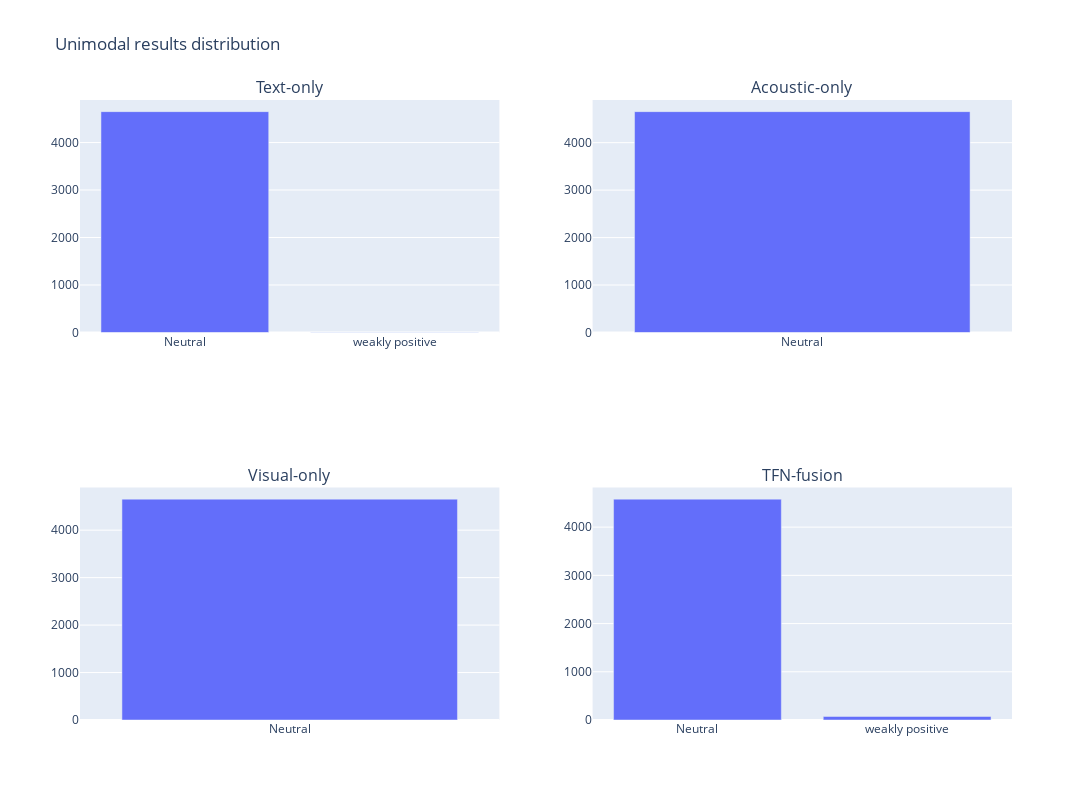

Notebook code cell kept with this figure:
### Markdown cell above
### 3. Unimodal result distribution

### Code cell
# keys = list(tfn.keys())
# for key in keys:
#     tfn[key].extend(['very negative', 'negative', 'weakly negative', 'Neutral', 'weakly positive', 'positive', 'very positive'])

df = pd.DataFrame(data=tfn_mosei)
df_t = df.groupby('text_7').count().reset_index()
df_a = df.groupby('audio_7').count().reset_index()
df_v = df.groupby('video_7').count().reset_index()
df_f = df.groupby('preds_7').count().reset_index()

fig1 = px.bar(df_t, x="text_7", y="segment")
fig2 = px.bar(df_a, x="audio_7", y="segment")
fig3 = px.bar(df_v, x="video_7", y="segment")
fig4 = px.bar(df_f, x="preds_7", y="segment")

fig1_traces = []
fig2_traces = []
fig3_traces = []
fig4_traces = []

for trace in range(len(fig1["data"])):
    fig1_traces.append(fig1["data"][trace])
for trace in range(len(fig2["data"])):
    fig2_traces.append(fig2["data"][trace])
for trace in range(len(fig3["data"])):
    fig3_traces.append(fig3["data"][trace])
for trace in range(len(fig4["data"])):
    fig4_traces.append(fig4["data"][trace])

this_figure = sp.make_subplots(rows=2, cols=2, subplot_titles=("Text-only", "Acoustic-only", "Visual-only", "TFN-fusion"))
for traces in fig1_traces:
    this_figure.append_trace(traces, row=1, col=1)
for traces in fig2_traces:
    this_figure.append_trace(traces, row=1, col=2)
for traces in fig3_traces:
    this_figure.append_trace(traces, row=2, col=1)
for traces in fig4_traces:
    this_figure.append_trace(traces, row=2, col=2)

this_figure.update_layout(height=800, width=1200, title_text="Unimodal results distribution")
this_figure.update_xaxes(categoryorder='array', categoryarray= order)
# this_figure.update_yaxes(range=[0,500])
this_figure.show()

### Figure 1 — Plotly figure (JSON) as saved in the notebook; plotly's stock layout.template omitted (floating-point values rounded to 4 significant figures)
{"data": [{"alignmentgroup": "True", "hovertemplate": "text_7=%{x}<br>segment=%{y}<extra></extra>", "legendgroup": "", "marker": {"color": "#636efa", "pattern": {"shape": ""}}, "name": "", "offsetgroup": "", "orientation": "v", "showlegend": false, "textposition": "auto", "type": "bar", "x": ["Neutral", "weakly positive"], "xaxis": "x", "y": [4651, 3], "yaxis": "y"}, {"alignmentgroup": "True", "hovertemplate": "audio_7=%{x}<br>segment=%{y}<extra></extra>", "legendgroup": "", "marker": {"color": "#636efa", "pattern": {"shape": ""}}, "name": "", "offsetgroup": "", "orientation": "v", "showlegend": false, "textposition": "auto", "type": "bar", "x": ["Neutral"], "xaxis": "x2", "y": [4654], "yaxis": "y2"}, {"alignmentgroup": "True", "hovertemplate": "video_7=%{x}<br>segment=%{y}<extra></extra>", "legendgroup": "", "marker": {"color": "#636efa", "pattern": {"shape": ""}}, "name": "", "offsetgroup": "", "orientation": "v", "showlegend": false, "textposition": "auto", "type": "bar", "x": ["Neutral"], "xaxis": "x3", "y": [4654], "yaxis": "y3"}, {"alignmentgroup": "True", "hovertemplate": "preds_7=%{x}<br>segment=%{y}<extra></extra>", "legendgroup": "", "marker": {"color": "#636efa", "pattern": {"shape": ""}}, "name": "", "offsetgroup": "", "orientation": "v", "showlegend": false, "textposition": "auto", "type": "bar", "x": ["Neutral", "weakly positive"], "xaxis": "x4", "y": [4581, 73], "yaxis": "y4"}], "layout": {"annotations": [{"font": {"size": 16}, "showarrow": false, "text": "Text-only", "x": 0.225, "xanchor": "center", "xref": "paper", "y": 1, "yanchor": "bottom", "yref": "paper"}, {"font": {"size": 16}, "showarrow": false, "text": "Acoustic-only", "x": 0.775, "xanchor": "center", "xref": "paper", "y": 1, "yanchor": "bottom", "yref": "paper"}, {"font": {"size": 16}, "showarrow": false, "text": "Visual-only", "x": 0.225, "xanchor": "center", "xref": "paper", "y": 0.375, "yanchor": "bottom", "yref": "paper"}, {"font": {"size": 16}, "showarrow": false, "text": "TFN-fusion", "x": 0.775, "xanchor": "center", "xref": "paper", "y": 0.375, "yanchor": "bottom", "yref": "paper"}], "height": 800, "title": {"text": "Unimodal results distribution"}, "width": 1200, "xaxis": {"anchor": "y", "categoryarray": ["very negative", "negative", "weakly negative", "Neutral", "weakly positive", "positive", "very positive"], "categoryorder": "array", "domain": [0, 0.45]}, "xaxis2": {"anchor": "y2", "categoryarray": ["very negative", "negative", "weakly negative", "Neutral", "weakly positive", "positive", "very positive"], "categoryorder": "array", "domain": [0.55, 1]}, "xaxis3": {"anchor": "y3", "categoryarray": ["very negative", "negative", "weakly negative", "Neutral", "weakly positive", "positive", "very positive"], "categoryorder": "array", "domain": [0, 0.45]}, "xaxis4": {"anchor": "y4", "categoryarray": ["very negative", "negative", "weakly negative", "Neutral", "weakly positive", "positive", "very positive"], "categoryorder": "array", "domain": [0.55, 1]}, "yaxis": {"anchor": "x", "domain": [0.625, 1]}, "yaxis2": {"anchor": "x2", "domain": [0.625, 1]}, "yaxis3": {"anchor": "x3", "domain": [0, 0.375]}, "yaxis4": {"anchor": "x4", "domain": [0, 0.375]}}}
